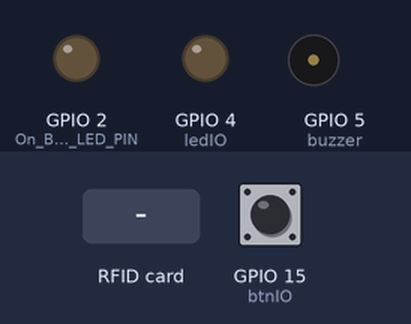
The sketch below on a simulated ESP32. Shown: output pins drawn as LEDs (lit = HIGH), buzzer (waves = sounding, pin HIGH). The test bench sets the inputs (shaded band); at power-on: GPIO 15 (btnIO) HIGH. WiFi joins after 1.5 s; servers stay silent unless stated; uploads are accepted with an empty reply; what the sketch prints to the serial monitor is not drawn.

Above: at 3.4 s.
3.5 s: RFID card 09 19 89 09 38 held to the reader
At 4.6 s:
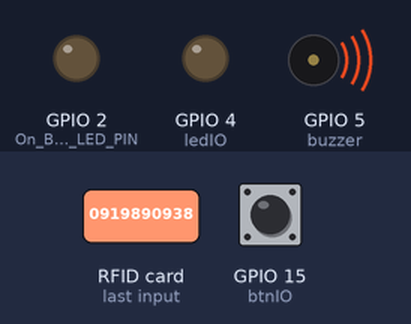
6.5 s: GPIO 15 (btnIO) pulled LOW for 1 s
At 8.2 s:
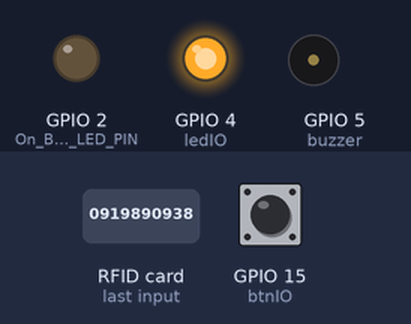
9.0 s: RFID card 5E 7A 19 C4 held to the reader
At 10.1 s:
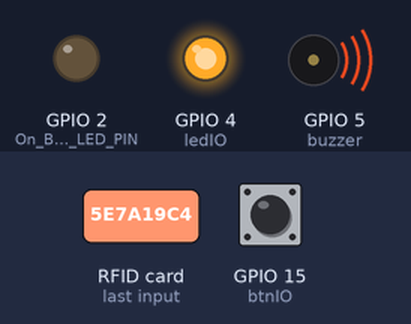
12.0 s: GPIO 15 (btnIO) pulled LOW for 3.2 s
At 14.1 s:
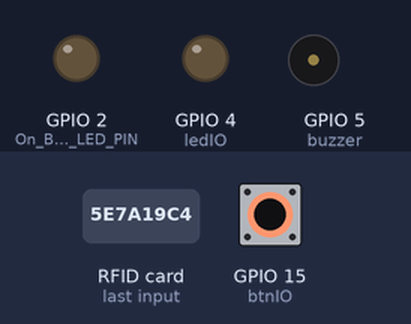
16.7 s: GPIO 15 (btnIO) pulled LOW for 0.15 s
At 17.2 s:
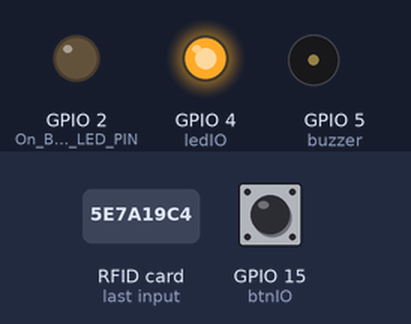
Timing chart, 0 to 19.3 s (numbered marks = the images above; inputs shaded):
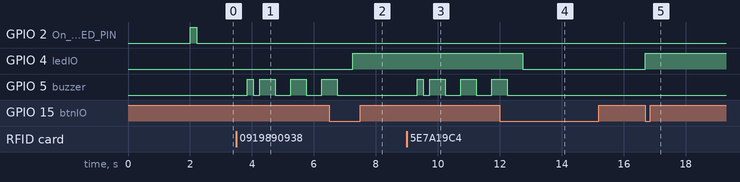

Measured:
- after the input at 3.5 s, GPIO 5 (buzzer): goes HIGH 0.20 s, LOW 0.20 s, HIGH 0.50 s, LOW 0.50 s, HIGH 0.50 s, LOW 0.50 s, then HIGH, starting after 0.35 s
- after the input at 6.5 s, GPIO 4 (ledIO): LOW → HIGH after 0.75 s
- after the input at 9.0 s, GPIO 5 (buzzer): goes HIGH 0.20 s, LOW 0.20 s, HIGH 0.50 s, LOW 0.50 s, HIGH 0.50 s, LOW 0.50 s, then HIGH, starting after 0.33 s
- after the input at 12.0 s, GPIO 4 (ledIO): HIGH → LOW after 0.73 s
- after the input at 16.7 s, GPIO 4 (ledIO): LOW → HIGH at once

The sketch:

DIEM_DANH_HOC_SINH.ino
```cpp
#include <SPI.h>
#include <MFRC522.h>
#define SS_PIN 16
#define RST_PIN 17
MFRC522 rfid(SS_PIN, RST_PIN);
String uidString;

#include "WiFi.h"
#include <HTTPClient.h>
const char* ssid = "DTM E-SMART";  //--> Your wifi name
const char* password = "0919890938";
// Google script Web_App_URL.
String Web_App_URL = "https://script.google.com/macros/s/AKfycbxmhwrDFb60TBjOep89DixBRtA-svrmSfo21eICklvPKSlwEns4dXtC3cw-T0pQ7D0U/exec";
#define On_Board_LED_PIN 2
#define MAX_STUDENTS 10 // Số lượng học sinh tối đa
struct Student {
  String id;
  char code[10];
  char name[30];
};
Student students[MAX_STUDENTS];
int studentCount = 0;
int runMode=2;
const int btnIO = 15;
bool btnIOState = HIGH;
unsigned long timeDelay=millis();
unsigned long timeDelay2=millis();
bool InOutState=0; //0: vào, 1:ra
const int ledIO = 4;
const int buzzer = 5;

void setup() {
  Serial.begin(115200);
  pinMode(buzzer,OUTPUT);
  digitalWrite(buzzer,LOW);
  pinMode(btnIO,INPUT_PULLUP);
  pinMode(ledIO,OUTPUT);
  pinMode(On_Board_LED_PIN,OUTPUT);
  Serial.println();
  Serial.println("-------------");
  Serial.println("WIFI mode : STA");
  Serial.println("-------------");
  Serial.print("Connecting to ");
  Serial.println(ssid);
  WiFi.begin(ssid, password);
  while(WiFi.status() != WL_CONNECTED) {
    Serial.print(".");
    delay(1000);
  }
  if(!readDataSheet()) Serial.println("Can't read data from google sheet!");

  SPI.begin(); // Init SPI bus
  rfid.PCD_Init(); // Init MFRC522
}

void loop() {
  if(millis()-timeDelay2>500){
    readUID();
    timeDelay2=millis();
  }
  if(digitalRead(btnIO)==LOW){
    if(btnIOState==HIGH){
      if(millis()-timeDelay>500){
        //Thực hiện lệnh
        InOutState = !InOutState;
        digitalWrite(ledIO,InOutState);
        timeDelay=millis();
      }
      btnIOState=LOW;
    }
  }else{
    btnIOState=HIGH;
  }
}
void beep(int n, int d){
  for(int i=0;i<n;i++){
    digitalWrite(buzzer,HIGH);
    delay(d);
    digitalWrite(buzzer,LOW);
    delay(d);
  }
}
void readUID(){
  // Prepare key - all keys are set to FFFFFFFFFFFFh at chip delivery from the factory.
  MFRC522::MIFARE_Key key;
  for (byte i = 0; i < 6; i++) {
    key.keyByte[i] = 0xFF;
  }
  // Look for new cards
  if ( ! rfid.PICC_IsNewCardPresent()) {
    return;
  }

  // Select one of the cards
  if ( ! rfid.PICC_ReadCardSerial()) {
    return;
  }
  // Now a card is selected. The UID and SAK is in mfrc522.uid.

  uidString="";
  for (byte i = 0; i < rfid.uid.size; i++) {
    uidString.concat(String(rfid.uid.uidByte[i] < 0x10 ? "0" : ""));
    uidString.concat(String(rfid.uid.uidByte[i], HEX));
  }
  uidString.toUpperCase();
  Serial.println("Card UID: "+uidString);
  beep(1,200);
  if(runMode==1)  writeUIDSheet();
  else if(runMode==2) writeLogSheet();
  // Dump PICC type
  byte piccType = rfid.PICC_GetType(rfid.uid.sak);
  //    Serial.print("PICC type: ");
  //Serial.println(mfrc522.PICC_GetTypeName(piccType));
  if (        piccType != MFRC522::PICC_TYPE_MIFARE_MINI
              &&        piccType != MFRC522::PICC_TYPE_MIFARE_1K
              &&        piccType != MFRC522::PICC_TYPE_MIFARE_4K) {
    //Serial.println("This sample only works with MIFARE Classic cards.");
    return;
  }
}
bool readDataSheet(){
  if (WiFi.status() == WL_CONNECTED) {
    digitalWrite(On_Board_LED_PIN, HIGH);

    // Create a URL for reading or getting data from Google Sheets.
    String Read_Data_URL = Web_App_URL + "?sts=read";

    Serial.println();
    Serial.println("-------------");
    Serial.println("Read data from Google Spreadsheet...");
    Serial.print("URL : ");
    Serial.println(Read_Data_URL);

    //::::::::::::::::::The process of reading or getting data from Google Sheets.
      // Initialize HTTPClient as "http".
      HTTPClient http;

      // HTTP GET Request.
      http.begin(Read_Data_URL.c_str());
      http.setFollowRedirects(HTTPC_STRICT_FOLLOW_REDIRECTS);

      // Gets the HTTP status code.
      int httpCode = http.GET();
      Serial.print("HTTP Status Code : ");
      Serial.println(httpCode);

      // Getting response from google sheet.
      String payload;
      studentCount=0;
      if (httpCode > 0) {
        payload = http.getString();
        Serial.println("Payload : " + payload);

         // Tách dữ liệu
          char charArray[payload.length() + 1];
          payload.toCharArray(charArray, payload.length() + 1);
          // Đếm số phần tử
          int numberOfElements = countElements(charArray, ',');
          Serial.println("Number of elements: "+String(numberOfElements));
          char *token = strtok(charArray, ",");
          while (token != NULL && studentCount < numberOfElements/3) {
            students[studentCount].id = atoi(token); // Chuyển đổi ID từ chuỗi sang số nguyên
            token = strtok(NULL, ",");
            strcpy(students[studentCount].code, token); // Sao chép mã học sinh
            token = strtok(NULL, ",");
            strcpy(students[studentCount].name, token); // Sao chép tên học sinh

            studentCount++;
            token = strtok(NULL, ",");
          }

          // In ra danh sách học sinh
          for (int i = 0; i < studentCount; i++) {
            Serial.print("ID: ");
            Serial.println(students[i].id);
            Serial.print("Code: ");
            Serial.println(students[i].code);
            Serial.print("Name: ");
            Serial.println(students[i].name);
          }
      }

      http.end();
    //::::::::::::::::::

    digitalWrite(On_Board_LED_PIN, LOW);
    Serial.println("-------------");
    if(studentCount>0) return true;
    else return false;
  }
}
void writeUIDSheet(){
  String Send_Data_URL = Web_App_URL + "?sts=writeuid";
  Send_Data_URL += "&uid=" + uidString;
  Serial.println();
  Serial.println("-------------");
  Serial.println("Send data to Google Spreadsheet...");
  Serial.print("URL : ");
  Serial.println(Send_Data_URL);
  // Initialize HTTPClient as "http".
  HTTPClient http;

  // HTTP GET Request.
  http.begin(Send_Data_URL.c_str());
  http.setFollowRedirects(HTTPC_STRICT_FOLLOW_REDIRECTS);

  // Gets the HTTP status code.
  int httpCode = http.GET();
  Serial.print("HTTP Status Code : ");
  Serial.println(httpCode);

  // Getting response from google sheets.
  String payload;
  if (httpCode > 0) {
    payload = http.getString();
    Serial.println("Payload : " + payload);
  }

  http.end();
}
void writeLogSheet(){
  char charArray[uidString.length() + 1];
  uidString.toCharArray(charArray, uidString.length() + 1);
  char* studentName = getStudentNameById(charArray);
  if (studentName != nullptr) {
    Serial.print("Tên học sinh với ID ");
    Serial.print(uidString);
    Serial.print(" là: ");
    Serial.println(studentName);

    String Send_Data_URL = Web_App_URL + "?sts=writelog";
    Send_Data_URL += "&uid=" + uidString;
    Send_Data_URL += "&name=" + urlencode(String(studentName));
    if(InOutState==0){
      Send_Data_URL += "&inout="+urlencode("VÀO");
    }else{
      Send_Data_URL += "&inout="+urlencode("RA");
    }


    Serial.println();
    Serial.println("-------------");
    Serial.println("Send data to Google Spreadsheet...");
    Serial.print("URL : ");
    Serial.println(Send_Data_URL);
    // Initialize HTTPClient as "http".
    HTTPClient http;

    // HTTP GET Request.
    http.begin(Send_Data_URL.c_str());
    http.setFollowRedirects(HTTPC_STRICT_FOLLOW_REDIRECTS);

    // Gets the HTTP status code.
    int httpCode = http.GET();
    Serial.print("HTTP Status Code : ");
    Serial.println(httpCode);

    // Getting response from google sheets.
    String payload;
    if (httpCode > 0) {
      payload = http.getString();
      Serial.println("Payload : " + payload);
    }

    http.end();
  } else {
    Serial.print("Không tìm thấy học sinh với ID ");
    Serial.println(uidString);
    beep(3,500);
  }
}
String urlencode(String str) {
  String encodedString = "";
  char c;
  char code0;
  char code1;
  char code2;
  for (int i = 0; i < str.length(); i++) {
    c = str.charAt(i);
    if (c == ' ') {
      encodedString += '+';
    } else if (isalnum(c)) {
      encodedString += c;
    } else {
      code1 = (c & 0xf) + '0';
      if ((c & 0xf) > 9) {
        code1 = (c & 0xf) - 10 + 'A';
      }
      c = (c >> 4) & 0xf;
      code0 = c + '0';
      if (c > 9) {
        code0 = c - 10 + 'A';
      }
      code2 = '\0';
      encodedString += '%';
      encodedString += code0;
      encodedString += code1;
    }
    yield();
  }
  return encodedString;
}
char* getStudentNameById(char* uid) {
  for (int i = 0; i < studentCount; i++) {
    if (strcmp(students[i].code, uid) == 0) {
      return students[i].name;
    }
  }
  return nullptr; // Trả về nullptr nếu không tìm thấy
}
int countElements(const char* data, char delimiter) {
  // Tạo một bản sao của chuỗi dữ liệu để tránh thay đổi chuỗi gốc
  char dataCopy[strlen(data) + 1];
  strcpy(dataCopy, data);

  int count = 0;
  char* token = strtok(dataCopy, &delimiter);
  while (token != NULL) {
    count++;
    token = strtok(NULL, &delimiter);
  }
  return count;
}
```
